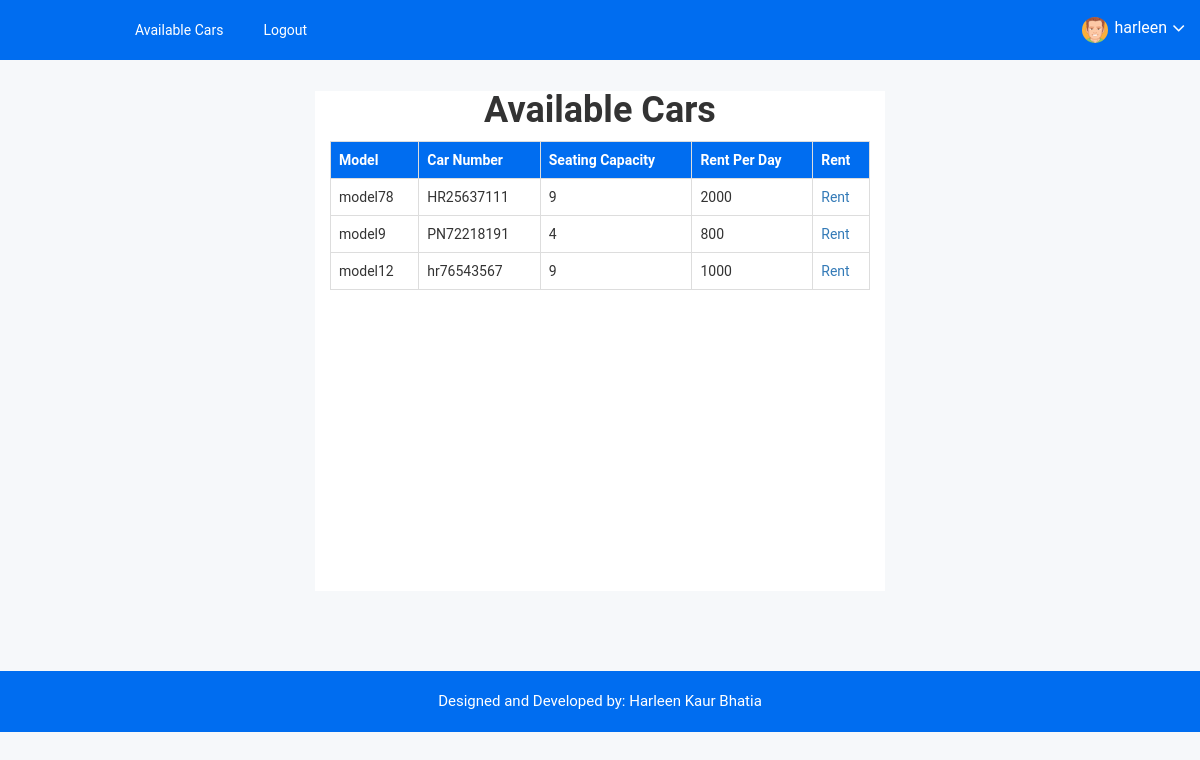
The app's page /available_cars.php (signed in) with its own data.
### tables this page shows
CREATE TABLE `cars` (
  `id` int(11) NOT NULL,
  `model` varchar(21) NOT NULL,
  `number` varchar(11) NOT NULL,
  `seating` int(11) NOT NULL,
  `rentperday` int(11) NOT NULL
);

### available_cars.php (the view, shortened to what this page needs)
<?php
include "connection.php";
include "header.php";
    ?>
        <div class="row" style="margin: 0px; padding:30px; margin-bottom: 50px;">
            <div class="col-lg-6 col-lg-push-3" style="min-height: 500px; background-color: white;">
                <center>
                <h1>Available Cars</h1>
                </center>
                <?php
                $res=mysqli_query($link, "select * from cars order by id desc");
                $count=mysqli_num_rows($res);
                if($count==0){
                    ?>
                    <center>
                        <h1>No Cars Found</h1>
                    </center>
                    <?php
                }
                else{
                    echo "<table class='table table-bordered'>";
                    echo "<tr style='background-color:#006df0; color:white'>";
                    echo "<th>"; echo "Model";echo "</th>";
                    echo "<th>"; echo "Car Number";echo "</th>";
                    echo "<th>"; echo "Seating Capacity";echo "</th>";
                    echo "<th>"; echo "Rent  Per Day";echo "</th>";
                    echo "<th>"; echo "Rent";echo "</th>";
                    echo "</tr>";
                    while($row=mysqli_fetch_array($res)){
                    echo "<tr>";
                    echo "<td>"; echo $row["model"];echo "</td>";
                    echo "<td>"; echo $row["number"];echo "</td>";
                    echo "<td>"; echo $row["seating"];echo "</td>";
                    echo "<td>"; echo $row["rentperday"];echo "</td>";
                    echo "<td>";
                    echo "<a href='rent.php'>Rent</a>";
                    echo "</td>";
                    echo "</tr>";
                    }
                    echo "</table>";
                }
                ?>
            </div>
        </div>
<?php
include "footer.php";
?>

### records on screen
cars: model "model78", number "HR25637111", seating "9", rentperday "2000"
cars: model "model9", number "PN72218191", seating "4", rentperday "800"
cars: model "model12", number "hr76543567", seating "9", rentperday "1000"

### other values on screen
$_SESSION["username"] "harleen"
